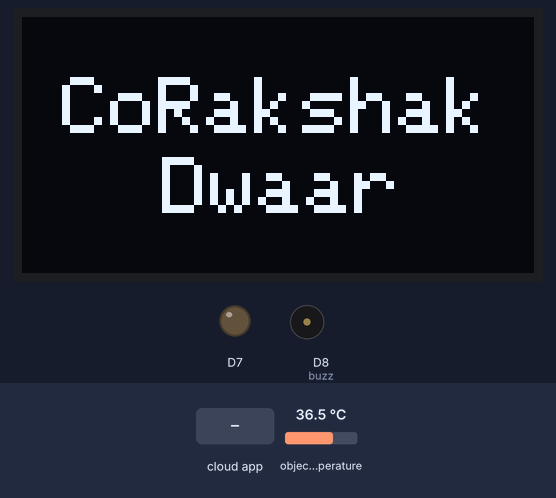
This sketch was run on a simulated ESP8266 (NodeMCU). Parts: 128×64 one-colour display, output pins drawn as LEDs (lit = HIGH), buzzer (waves = sounding). The inputs (shaded band) are chosen by the test bench; at power-on: object temperature 36.5 °C. WiFi joins after 1.5 s; servers stay silent unless stated; the Firebase database answers and starts empty; what the sketch prints to the serial monitor is not drawn.

Above: at 3.3 s.
3.4 s: the phone or cloud app sets status to 1
At 5.7 s:
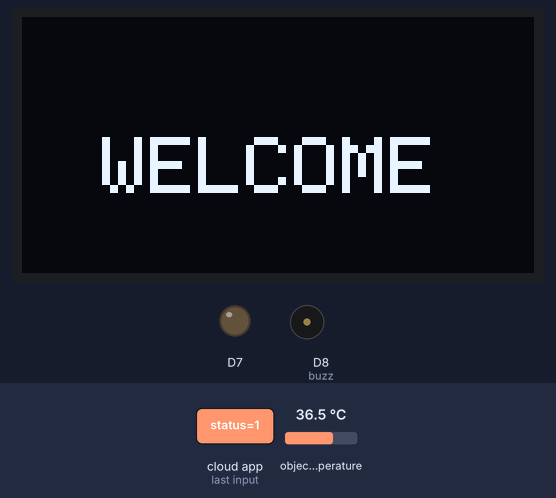
At 10.8 s:
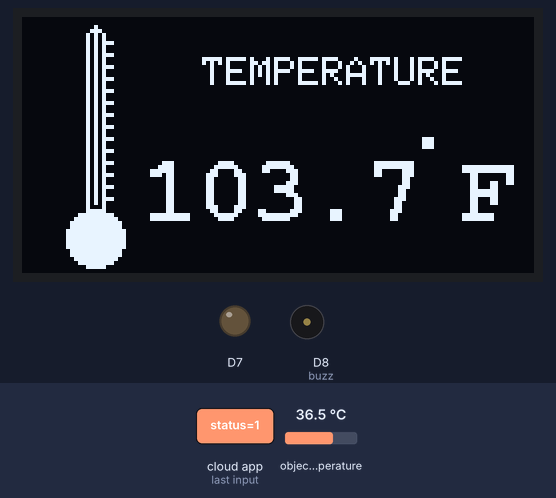
Timing chart, 0 to 23.5 s (numbered marks = the images above; inputs shaded):
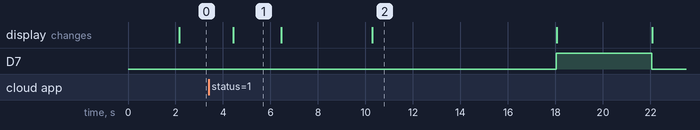

The sketch:

CoRakshakModule.ino
```cpp
#include <ESP8266WiFi.h>
#include <FirebaseESP8266.h>
#include <Adafruit_MLX90614.h>
#include <Adafruit_GFX.h>       // Include core graphics library for the display
#include <Adafruit_SSD1306.h>   // Include Adafruit_SSD1306 library to drive the display
#include <Fonts/FreeMonoBold12pt7b.h>  // Add a custom font
#include <SPI.h>
#include <Wire.h>

/*Firebase account Rahulkesharwani main*/

#define FIREBASE_HOST "co-rakshak-dwaar-default-rtdb.firebaseio.com" // Firebase host
#define FIREBASE_AUTH "tYZUQG66EzSDO9GWb9Lz6rYcaSnFRvRaPJb5R1Jn" //Firebase Auth code
#define WIFI_SSID "Hogwarts" //Enter your wifi Name
#define WIFI_PASSWORD "Rahul@10900" // Enter your password

#define OLED_RESET     -1
#define SCREEN_WIDTH 128 // OLED display width, in pixels
#define SCREEN_HEIGHT 64
#define buzz D8

int fireStatus = 1;
String uid = "",pnr= "",date = "", path = "";
int steps = 1;
Adafruit_MLX90614 mlx = Adafruit_MLX90614();
FirebaseData fbWrite;
FirebaseData fbRead;
FirebaseData fbdo;

Adafruit_SSD1306 display(SCREEN_WIDTH, SCREEN_HEIGHT, &Wire, OLED_RESET);         //Create display
int temp_d;  // Create a variable to have something dynamic to show on the display

void setup() {

  /*Locla Setup*/
  Serial.begin(9600);
  WiFi.begin(WIFI_SSID, WIFI_PASSWORD);
  Serial.print("connect");
  while (WiFi.status() != WL_CONNECTED) {
    Serial.print(".");
    delay(1000);
  }
  Serial.println();
  Serial.println("Connected.");
  Serial.println(WiFi.localIP());

  /*Pin Define*/
  pinMode(D7, OUTPUT);

  /*Firebase Setups*/
 Firebase.begin(FIREBASE_HOST, FIREBASE_AUTH);

  /*MLX90614 setup*/
  mlx.begin();

  /*Display Setup*/
  delay(100);  // This delay is needed to let the display to initialize
  display.begin(SSD1306_SWITCHCAPVCC, 0x3C);  // Initialize display with the I2C address of 0x3C
  display.clearDisplay();  // Clear the buffer
  display.setTextColor(WHITE);  // Set color of the text
}

void loop() {
  projectName();
  fireStatus = 0;
  int count =0;
  float avg = 0;
  float c_temp= 0;

     /*get module current status*/
    Firebase.getInt(fbRead,"/controller/module1/status");
    fireStatus = fbRead.intData();

      /*ON condition*/
    if(fireStatus==1)
    {

      /*Get Details*/
      Firebase.getString(fbRead,"/controller/module1/currentURI");
      uid = fbRead.stringData();
      Firebase.getString(fbRead,"/controller/module1/currentDate");
      date = fbRead.stringData();
      Firebase.getString(fbRead,"/controller/module1/currentPNR");
      pnr = fbRead.stringData();

      path = "record/"+date+"/"+pnr+"/temp";
      Serial.println("Path : "+path);
      /*Greeting*/
      greeting1();
      delay(3000);
      Serial.println("Please Hold Your Hand For 10 sec to Measure Temprature.... ");


      /*After Getting Details Measure Temprature*/
      for(int i = 0 ; i<10;)
      {
        c_temp =0;
        delay(800);
        c_temp = mlx.readObjectTempF();
        c_temp = c_temp + 6;
        Serial.println("F Temp : ");Serial.print(c_temp);
        if(c_temp >= 95 && c_temp<100){
          disp_temp(c_temp);
          avg = c_temp + avg;
          i++;
          noTone(buzz);
        }
        else if(c_temp>=100 && c_temp<110){
          disp_temp(c_temp);
          avg = c_temp + avg;
          i++;

      //  buz();
      tone(buzz,500);
        }
        else if(c_temp<95)
        disp_temp(c_temp);
      noTone(buzz);
      }
      avg = avg/10;
      Serial.println("Avg Temp : ");Serial.print(avg);
      Firebase.setFloat(fbWrite,path,avg);
      Firebase.setInt(fbWrite,"/controller/module1/status",0);
       noTone(buzz);
       digitalWrite(D7, HIGH);
       sanet();
       digitalWrite(D7, LOW);
       disp_thank();

      delay(2000);
      display.clearDisplay();
    }

    /*OFF condition*/
    else if (fireStatus == 0)
    {
      Serial.println("OFF");
      digitalWrite(D7, LOW);
    }

    else
    {
      Serial.println("Command Error! Please send 0/1");
    }

  delay(500);
}


    /*Display Temprartute in oled*/
void disp_temp(float temp){
   display.clearDisplay();  // Clear the display so we can refresh

  // Print text:
  display.setFont();
  display.setCursor(45,10);  // (x,y)
  display.println("TEMPERATURE");  // Text or value to print

  // Print temperature
  char string[10];  // Create a character array of 10 characters
  // Convert float to a string:
  dtostrf(temp, 3, 1, string);  // (<variable>,<amount of digits we are going to use>,<amount of decimal digits>,<string name>)

  display.setFont(&FreeMonoBold12pt7b);  // Set a custom font
  display.setCursor(30,50);  // (x,y)
  display.println(string);  // Text or value to print
  display.setCursor(110,50);  // (x,y)
  display.println("F");  // Text or value to print
  display.setCursor(95,32);  // (x,y)
  display.println(".");  // Text or value to print

  // Draw a filled circle:
  display.fillCircle(18, 55, 7, WHITE);  // Draw filled circle (x,y,radius,color). X and Y are the coordinates for the center point

  // Draw rounded rectangle:
  display.drawRoundRect(16, 3, 5, 49, 2, WHITE);  // Draw rounded rectangle (x,y,width,height,radius,color)
                                                  // It draws from the location to down-right
    // Draw ruler step
  for (int i = 6; i<=45; i=i+3){
    display.drawLine(21, i, 22, i, WHITE);  // Draw line (x0,y0,x1,y1,color)
  }

  //Draw temperature
  temp_d = temp*0.43; //ratio for show
  display.drawLine(18, 46, 18, 46-temp_d, WHITE);  // Draw line (x0,y0,x1,y1,color)

  display.display();  // Print everything we set previously

}

void projectName(void) {
  display.clearDisplay();

  display.setTextSize(2); // Draw 2X-scale text
  display.setTextColor(SSD1306_WHITE);
  display.setCursor(10, 15);
  display.println(("CoRakshak"));;
  display.setCursor(35, 35);
   display.println(("Dwaar"));
  display.display();      // Show initial text
  delay(100);
}

void disp_thank(void) {
  display.clearDisplay();
  display.setTextSize(1);
  display.setTextColor(SSD1306_WHITE);
  display.setFont();
  display.setCursor(15, 30);
  display.println(("Thankyou\nHave Safe Journey"));;
  display.display();      // Show initial text
  delay(100);
}

void greeting1(void) {
  display.clearDisplay();
  display.setTextSize(2); // Draw 2X-scale text
  display.setTextColor(SSD1306_WHITE);
  display.setFont();
  display.setCursor(20, 30);
  display.println(("WELCOME"));;
  display.display();      // Show initial text
  delay(2000);


  /*instructions*/
  display.clearDisplay();
  display.setTextSize(1); // Draw 2X-scale text
  display.setTextColor(SSD1306_WHITE);
  display.setFont();
  display.setCursor(0,5);
  display.println(("Please Hold Your Hand to Measure Temprature.... "));;
  display.display();      // Show initial text
}

void sanet(){
    display.clearDisplay();
  display.setTextSize(2); // Draw 2X-scale text
  display.setTextColor(SSD1306_WHITE);
  display.setFont();
  display.setCursor(5, 30);
  display.println(("Sanitizing"));;
  display.display();      // Show initial text
  delay(4000);
}
```

Measured:
- after the input at 3.4 s, D7: LOW → HIGH after 14.6 s, → LOW 4.0 s later; the display: changes after 1.0 s (image 1)
- what the display in image 1 shows lasts 2.1 s, from 4.4 s to 6.5 s
